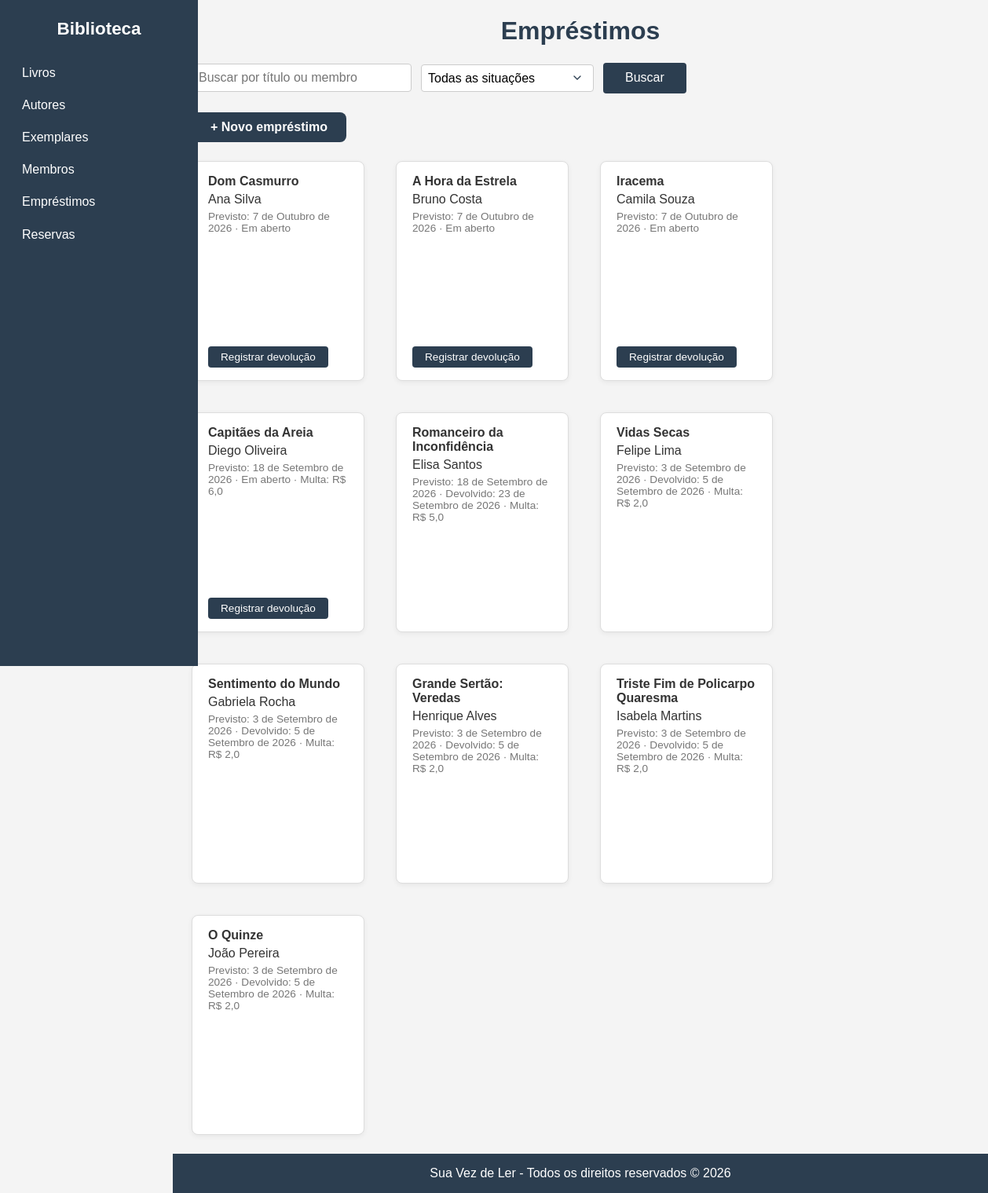
Page /emprestimos/ on the committed database.
### acervo/models.py (models this page shows, shortened)
class Emprestimo(models.Model):
    exemplar = models.ForeignKey(Exemplar, on_delete=models.PROTECT, related_name='emprestimos')
    membro = models.ForeignKey(Membro, on_delete=models.PROTECT, related_name='emprestimos')
    data_emprestimo = models.DateField(auto_now_add=True)
    data_prevista_devolucao = models.DateField()
    data_devolucao = models.DateField(null=True, blank=True)
    valor_multa_diaria = models.DecimalField(max_digits=5, decimal_places=2, default=1.00)
    @property
    def dias_atraso(self):
        fim = self.data_devolucao or date.today()
        atraso = (fim - self.data_prevista_devolucao).days
        return max(atraso, 0)
    @property
    def multa(self):
        return round(self.dias_atraso * float(self.valor_multa_diaria), 2)

class Exemplar(models.Model):
    ESTADO_CHOICES = [
        ('disponivel', 'Disponível'),
        ('emprestado', 'Emprestado'),
        ('manutencao', 'Em manutenção'),
    ]
    livro = models.ForeignKey(Livro, on_delete=models.CASCADE, related_name='exemplares')
    codigo_patrimonio = models.CharField(max_length=30, unique=True)
    estado = models.CharField(max_length=15, choices=ESTADO_CHOICES, default='disponivel')

class Livro(models.Model):
    TIPO_ACERVO_CHOICES = [
        ('digital', 'Digital'),
        ('fisico', 'Físico'),
    ]
    CATEGORIA_CHOICES = [
        ('000', '000 – Generalidades e Informação'),
        ('100', '100 – Filosofia e Psicologia'),
        ('200', '200 – Religião e Teologia'),
        ('300', '300 – Ciências Sociais e Direito'),
        ('400', '400 – Linguística e Idiomas'),
        ('500', '500 – Ciências Puras (Exatas e Naturais)'),
        ('600', '600 – Ciências Aplicadas (Tecnologia)'),
        ('700', '700 – Artes e Recreação'),
        ('800', '800 – Literatura'),
        ('900', '900 – História e Geografia'),
    ]
    titulo = models.CharField(max_length=200)
    autor = models.ForeignKey(Autor, on_delete=models.PROTECT, related_name='livros')
    ano = models.IntegerField()
    tipo_acervo = models.CharField(
        max_length=10, choices=TIPO_ACERVO_CHOICES, default='fisico'
    )
    categoria = models.CharField(
        max_length=3, choices=CATEGORIA_CHOICES, default='000'
    )
    imagem_url = models.URLField(blank=True, verbose_name='URL da imagem (capa)')

class Membro(models.Model):
    nome = models.CharField(max_length=150)
    email = models.EmailField(unique=True)
    data_cadastro = models.DateField(auto_now_add=True)

### acervo/views.py (the view)
# urls.py: path('emprestimos/', views.lista_emprestimos, name='lista_emprestimos'),
def lista_emprestimos(request):
    emprestimos = Emprestimo.objects.select_related('exemplar__livro', 'membro').all()
    nome = request.GET.get('nome', '')
    situacao = request.GET.get('situacao', '')
    condicao = Q()
    if nome:
        condicao &= Q(exemplar__livro__titulo__icontains=nome) | Q(membro__nome__icontains=nome)
    if situacao == 'aberto':
        condicao &= Q(data_devolucao__isnull=True)
    elif situacao == 'devolvido':
        condicao &= Q(data_devolucao__isnull=False)
    emprestimos = emprestimos.filter(condicao)
    return render(
        request, 'acervo/emprestimos.html',
        {'emprestimos': emprestimos, 'filtro_nome': nome, 'filtro_situacao': situacao}
    )

### acervo/templates/acervo/emprestimos.html (shortened to what this page needs)
{% extends 'acervo/base.html' %}
{% block conteudo %}
<h1>Empréstimos</h1>
<form method="get" class="busca">
    <input type="text" name="nome" placeholder="Buscar por título ou membro" value="{{ filtro_nome }}">
    <select name="situacao">
        <option value="">Todas as situações</option>
    </select>
    <button type="submit">Buscar</button>
</form>
<a class="botao-novo" href="{% url 'novo_emprestimo' %}">+ Novo empréstimo</a>
<ul>
    {% for emprestimo in emprestimos %}
        <li>
            <div class="card-corpo">
                <strong>{{ emprestimo.exemplar.livro.titulo }}</strong>
                <span>{{ emprestimo.membro.nome }}</span>
                <span class="meta">
                    Previsto: {{ emprestimo.data_prevista_devolucao }}
                    {% if emprestimo.data_devolucao %}
                        · Devolvido: {{ emprestimo.data_devolucao }}
                    {% else %}
                        · Em aberto
                    {% endif %}
                    {% if emprestimo.multa %}
                        · Multa: R$ {{ emprestimo.multa }}
                    {% endif %}
                </span>
            </div>
            <div class="card-acoes">
                {% if not emprestimo.data_devolucao %}
                    <form method="post" action="{% url 'devolver_emprestimo' emprestimo.pk %}">
                        <button type="submit">Registrar devolução</button>
                    </form>
                {% endif %}
            </div>
        </li>
    {% empty %}
        <li class="vazio">Nenhum empréstimo registrado.</li>
    {% endfor %}
</ul>
{% endblock %}

### acervo/static/acervo/style.css (style rules this page uses)
body { font-family: Arial, Helvetica, sans-serif; margin: 0; padding: 0; background-color: #f4f4f4; color: #333; min-height: 100vh; }
h1 { text-align: center; color: #2c3e50; }
ul { list-style: none; margin: 0; padding: 0 1.5rem 1.5rem; display: grid; grid-template-columns: repeat(auto-fill, 220px); row-gap: 2.5rem; column-gap: 2.5rem; justify-content: start; align-items: start; }
li { width: 220px; height: 280px; box-sizing: border-box; background-color: #fff; border: 1px solid #ddd; border-radius: 8px; padding: 1rem 1.25rem; box-shadow: 0 2px 6px rgba(0, 0, 0, 0.06); transition: transform 0.15s ease, box-shadow 0.15s ease; display: flex; flex-direction: column; overflow: hidden; }
.card-corpo { flex: 1; display: flex; flex-direction: column; gap: 0.3rem; overflow: hidden; }
.card-corpo strong { display: -webkit-box; -webkit-line-clamp: 2; -webkit-box-orient: vertical; overflow: hidden; }
.card-acoes { margin-top: auto; padding-top: 0.5rem; }
li .meta { display: block; color: #777; font-size: 0.85rem; }
li form { max-width: none; margin: 0; padding: 0; background: none; border: none; box-shadow: none; }
li form button { display: inline-block; width: auto; padding: 0.4rem 1rem; font-size: 0.85rem; margin-top: 0; }
form.busca { max-width: none; width: 100%; margin: 0 0 1.5rem; padding: 0 1.5rem; background: none; border: none; box-shadow: none; display: flex; flex-wrap: wrap; gap: 0.75rem; align-items: center; }
form.busca input[type="text"], form.busca select { flex: 0 1 auto; min-width: 160px; }
form.busca input[type="text"] { width: 280px; }
form.busca select { width: 220px; }
form.busca select { appearance: none; -webkit-appearance: none; -moz-appearance: none; background-color: #fff; background-repeat: no-repeat; background-position: right 0.75rem center; background-size: 16px; padding-right: 2.25rem; cursor: pointer; }
form.busca button { width: auto; padding: 0.65rem 1.75rem; margin-top: 0; }
.botao-novo { display: block; width: fit-content; margin: 0 0 1.5rem 1.5rem; background-color: #2c3e50; color: #fff; font-weight: 600; text-decoration: none; padding: 0.65rem 1.5rem; border-radius: 8px; transition: background-color 0.15s ease, transform 0.15s ease; }
form { max-width: 400px; margin: 2rem auto; background-color: #fff; border: 1px solid #ddd; border-radius: 8px; padding: 1.5rem 2rem; box-shadow: 0 2px 6px rgba(0, 0, 0, 0.08); }
form input[type="text"], form input[type="number"], form input[type="email"], form textarea, form select { width: 100%; box-sizing: border-box; padding: 0.5rem; border: 1px solid #ccc; border-radius: 4px; font-size: 1rem; }
form button { display: block; width: 100%; background-color: #2c3e50; color: #fff; border: none; border-radius: 4px; padding: 0.6rem; font-size: 1rem; cursor: pointer; margin-top: 0.5rem; }

### rows in the picture
Emprestimo: exemplar.livro.titulo "Dom Casmurro", membro.nome "Ana Silva", data_prevista_devolucao "7 de Outubro de 2026", shows "· Em aberto", shows "Registrar devolução"
Emprestimo: exemplar.livro.titulo "A Hora da Estrela", membro.nome "Bruno Costa", data_prevista_devolucao "7 de Outubro de 2026", shows "· Em aberto", shows "Registrar devolução"
Emprestimo: exemplar.livro.titulo "Iracema", membro.nome "Camila Souza", data_prevista_devolucao "7 de Outubro de 2026", shows "· Em aberto", shows "Registrar devolução"
Emprestimo: exemplar.livro.titulo "Capitães da Areia", membro.nome "Diego Oliveira", data_prevista_devolucao "18 de Setembro de 2026", shows "· Em aberto", multa "6,0", shows "Registrar devolução"
Emprestimo: exemplar.livro.titulo "Romanceiro da Inconfidência", membro.nome "Elisa Santos", data_prevista_devolucao "18 de Setembro de 2026", data_devolucao "23 de Setembro de 2026", multa "5,0"
Emprestimo: exemplar.livro.titulo "Vidas Secas", membro.nome "Felipe Lima", data_prevista_devolucao "3 de Setembro de 2026", data_devolucao "5 de Setembro de 2026", multa "2,0"
Emprestimo: exemplar.livro.titulo "Sentimento do Mundo", membro.nome "Gabriela Rocha", data_prevista_devolucao "3 de Setembro de 2026", data_devolucao "5 de Setembro de 2026", multa "2,0"
Emprestimo: exemplar.livro.titulo "Grande Sertão: Veredas", membro.nome "Henrique Alves", data_prevista_devolucao "3 de Setembro de 2026", data_devolucao "5 de Setembro de 2026", multa "2,0"
Emprestimo: exemplar.livro.titulo "Triste Fim de Policarpo Quaresma", membro.nome "Isabela Martins", data_prevista_devolucao "3 de Setembro de 2026", data_devolucao "5 de Setembro de 2026", multa "2,0"
Emprestimo: exemplar.livro.titulo "O Quinze", membro.nome "João Pereira", data_prevista_devolucao "3 de Setembro de 2026", data_devolucao "5 de Setembro de 2026", multa "2,0"
